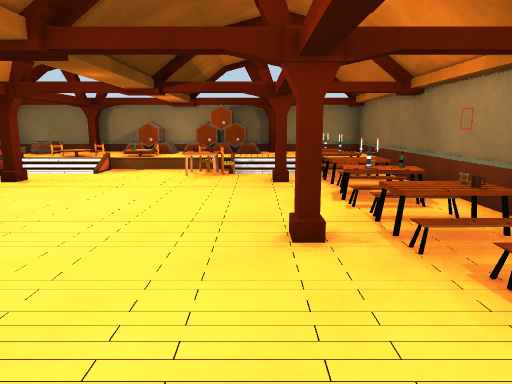
[1] (above)

13 first-person views from a walk through a Unity game level. The camera is 1.4 m above the floor, tilts 10° down and sees 70° across. The floor is counted in squares, 1 m on a side. Each view is taken from the middle of a square. On the plan, view 1 faces up. The plan holds only what a view shows up to about 16 squares ahead; the rest is blank.

[2]
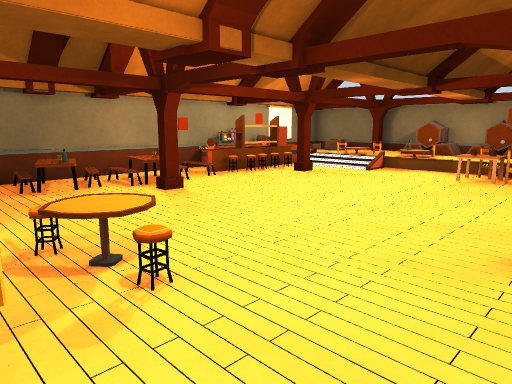

[3]
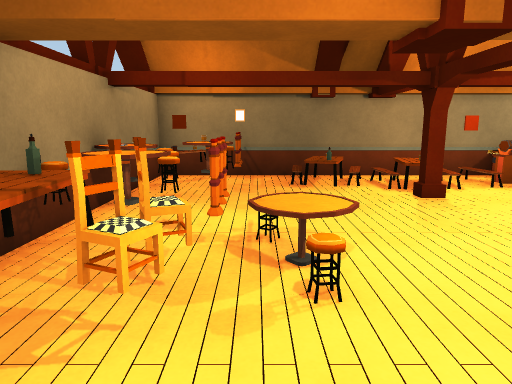

[4]
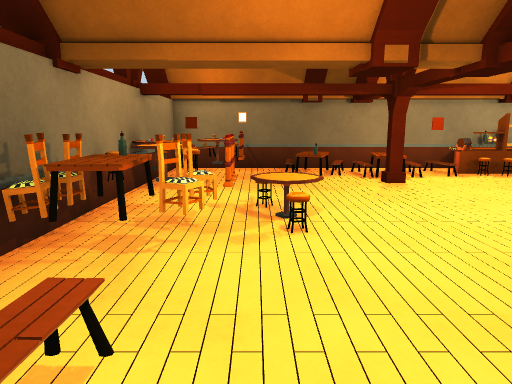

[5]
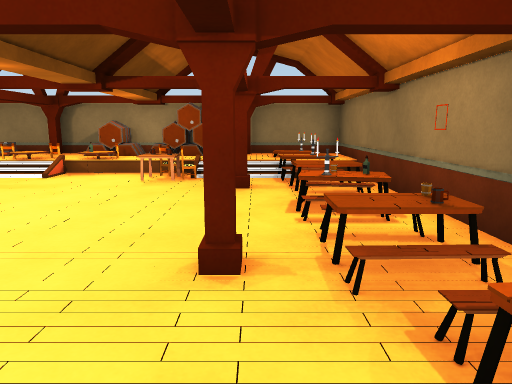

[6]
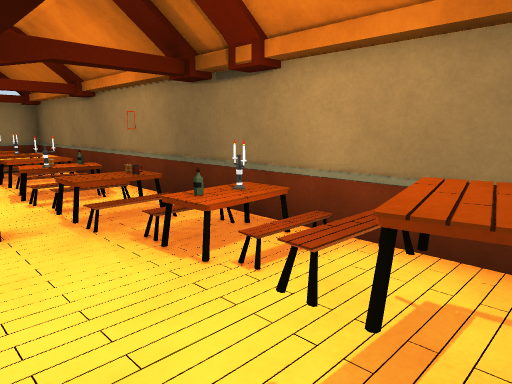

[7]
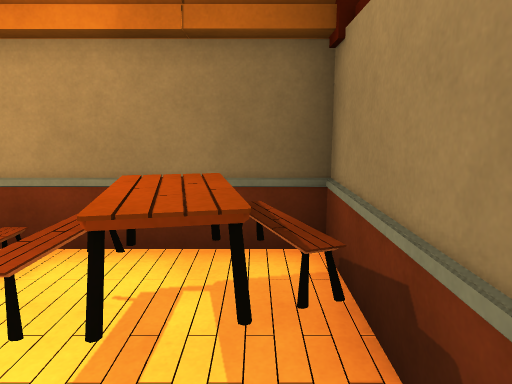

[8]
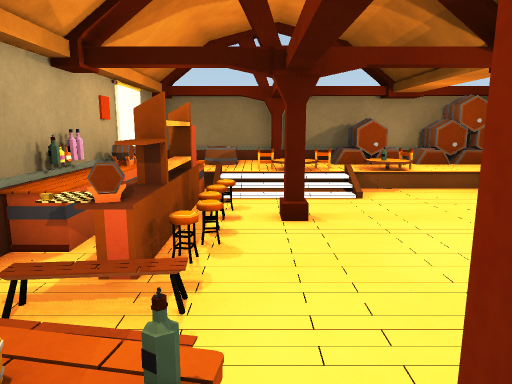

[9]
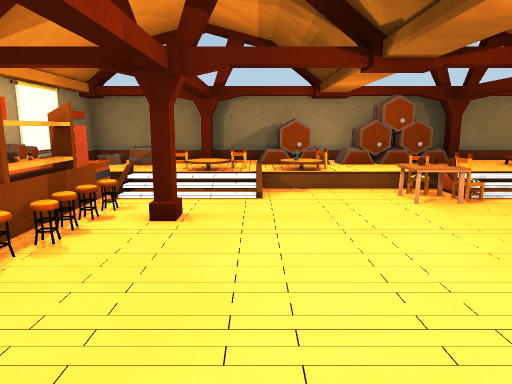

[10]
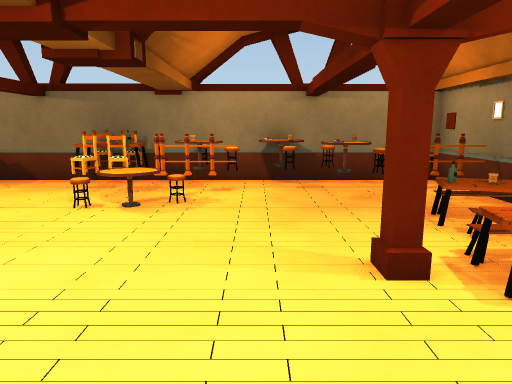

[11]
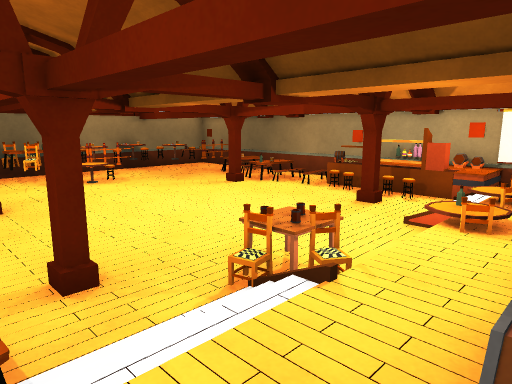

[12]
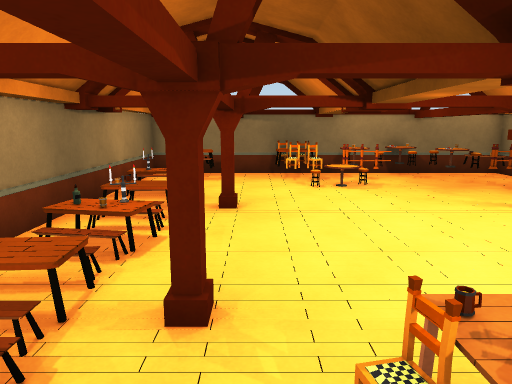

[13]
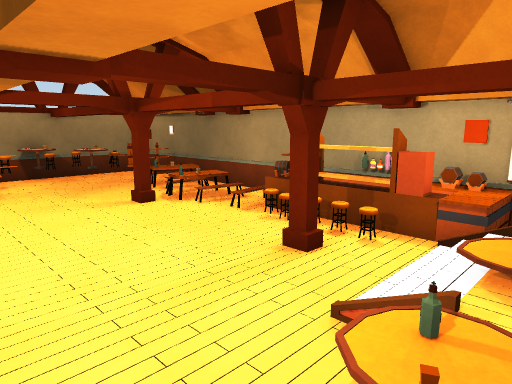

### Floor plan
Key: @ floor where view 1 was taken; # wall or solid block; . main floor; : floor 0.5 m higher than the main floor; + floor 0.75 m higher than the main floor; / step, stairs or slope; O other object.
Columns run from 10 left of view 1 to 4 right of it. Each row starts with its distance up from view 1.
 15 ###############
 14 #  :::O OOO:/ #
 13 #:::+:/:::::O #
 12 OOO///O/O////O#
 11 OOO../..OOO./O#
 10 OOO.#.......OO#
  9 OOO.........#O#
  8 #OO.........O.#
  7 #OO........OOO#
  6  .............#
  5  OOO........OO#
  4 #...........OO#
  3  OO..........O#
  2  /O....O#....O#
  1 OOOO..OOO.....#
  0 #OOO..OOOO@.OO#
 -1 #OOOOOOOOO..OO#
 -2 ######O#OO#####

Positions as (right, up) in squares from view 1, and headings:
1: (0, 0), facing up
2: (1, 0), facing up-left
3: (1, 1), facing left
4: (3, 1), facing left
5: (1, 1), facing up
6: (0, -1), facing up-right
7: (0, -1), facing right
8: (-7, 4), facing up
9: (-5, 4), facing up
10: (-5, 8), facing down
11: (2, 14), facing down-left
12: (0, 13), facing down
13: (-2, 13), facing down-left
